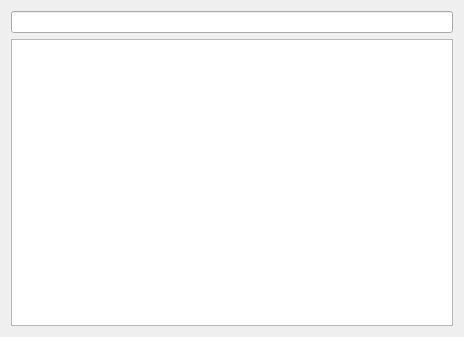
<?xml version="1.0" encoding="UTF-8"?>
<ui version="4.0">
 <class>console</class>
 <widget class="QDialog" name="console">
  <property name="windowModality">
   <enum>Qt::ApplicationModal</enum>
  </property>
  <property name="geometry">
   <rect>
    <x>0</x>
    <y>0</y>
    <width>464</width>
    <height>337</height>
   </rect>
  </property>
  <property name="windowTitle">
   <string>Konsole</string>
  </property>
  <property name="sizeGripEnabled">
   <bool>false</bool>
  </property>
  <layout class="QHBoxLayout" name="horizontalLayout">
   <item>
    <layout class="QVBoxLayout" name="verticalLayout">
     <item>
      <widget class="QLineEdit" name="command"/>
     </item>
     <item>
      <widget class="QTextEdit" name="log">
       <property name="undoRedoEnabled">
        <bool>false</bool>
       </property>
       <property name="readOnly">
        <bool>true</bool>
       </property>
      </widget>
     </item>
    </layout>
   </item>
  </layout>
 </widget>
 <resources/>
 <connections/>
</ui>
